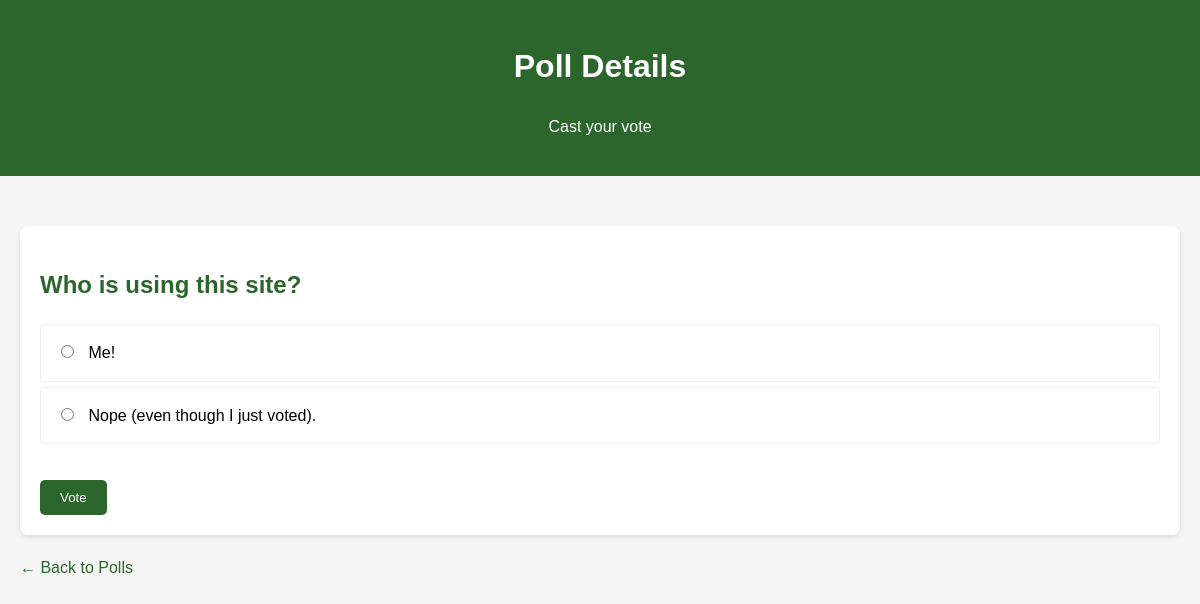
Screenshot of /polls/12/ with the database file from the repository.
### polls/models.py (models this page shows, shortened)
class Question(models.Model):
    question_text = models.CharField(max_length=200)
    pub_date = models.DateTimeField("Date published")

class Choice(models.Model):
    question = models.ForeignKey(Question, on_delete=models.CASCADE)
    choice_text = models.CharField(max_length=200)
    votes = models.IntegerField(default=0)

### polls/views.py (the view)
# urls.py: path("<int:pk>/", views.DetailView.as_view(), name="detail"),
class DetailView(generic.DetailView):
    model = Question
    template_name = "polls/detail.html"

### polls/templates/polls/detail.html (shortened to what this page needs)
<!DOCTYPE html>
<html>
<head>
</head>
<body>
    <div class="header">
        <h1>Poll Details</h1>
        <p>Cast your vote</p>
    </div>
    <div class="container">
        <div class="poll-detail">
            <h2 class="poll-question">{{ question.question_text }}</h2>
            <form action="{% url 'polls:vote' question.id %}" method="post">
                <ul class="choice-list">
                    {% for choice in question.choice_set.all %}
                        <li class="choice-item">
                            <label>
                                <input type="radio" name="choice" id="choice{{ forloop.counter }}" value="{{ choice.id }}">
                                {{ choice.choice_text }}
                            </label>
                        </li>
                    {% endfor %}
                </ul>
                <input type="submit" value="Vote" class="submit-button">
            </form>
        </div>
        <a href="{% url 'polls:index' %}" class="back-link">← Back to Polls</a>
    </div>
</body>
</html>

### polls/templates/polls/detail.html (style rules this page uses)
body { font-family: Arial, sans-serif; line-height: 1.6; margin: 0; padding: 0; background-color: #f5f5f5; }
.container { max-width: 1200px; margin: 0 auto; padding: 20px; }
.header { background-color: #2d662d; color: white; padding: 20px 0; text-align: center; margin-bottom: 30px; }
.poll-detail { background: white; border-radius: 8px; padding: 20px; box-shadow: 0 2px 5px rgba(0,0,0,0.1); }
.poll-question { color: #2d662d; margin-bottom: 20px; }
.choice-list { list-style: none; padding: 0; }
.choice-item { padding: 10px; margin: 5px 0; border: 1px solid #eee; border-radius: 4px; transition: background-color 0.3s ease; }
.choice-item label { display: block; cursor: pointer; padding: 5px; }
.choice-item input[type="radio"] { margin-right: 10px; }
.submit-button { background-color: #2d662d; color: white; padding: 10px 20px; border: none; border-radius: 5px; cursor: pointer; margin-top: 20px; transition: background-color 0.3s ease; }
.back-link { display: inline-block; margin-top: 20px; color: #2d662d; text-decoration: none; }

### rows the page displays
Question: question_text "Who is using this site?"
Choice: choice_text "Me!"
Choice: choice_text "Nope (even though I just voted)."
